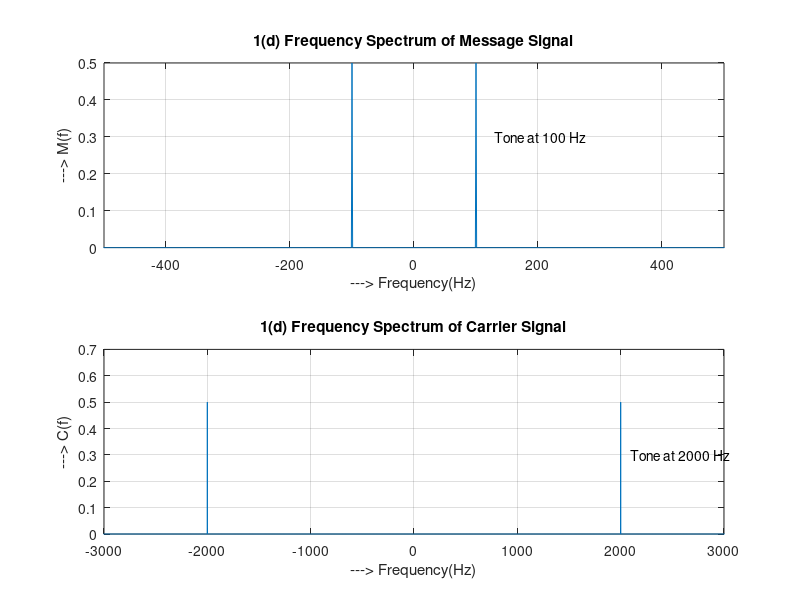

Recreate this plot in MATLAB.
clear all; close all; clc;

ka = 1;                     %Parameters
fm = 100;       fc = 2000;
Am = 1;         Ac = 1;
fs = 50000;                 %Sampling Frequency
df = 1;                     %frequency gap
t = [0:fs-1]*1/fs;          %Time vector

m_t = Am*cos(2*pi*fm*t);    %Message Signal
c_t = Ac*cos(2*pi*fc*t);    %Carrier signal

%<====== 1(d) ======>
fftM = fftshift(fft(m_t))/length(m_t);      %Find ffts of the signals
fftC = fftshift(fft(c_t))/length(c_t);

f = [-fs/2:fs/2-1]*df;

subplot(2, 1, 1);                           %Plot frequency spectrum
plot(f, abs(fftM));
xlabel('---> Frequency(Hz)');    ylabel('---> M(f)');
title('1(d) Frequency Spectrum of Message Signal');
text(130, 0.3, 'Tone at 100 Hz');
xlim([-500 500]);
grid on;

subplot(2, 1, 2);                           %Plot frequency spectrum
plot(f, abs(fftC));
xlabel('---> Frequency(Hz)');    ylabel('---> C(f)');
title('1(d) Frequency Spectrum of Carrier Signal');
text(2100, 0.3, 'Tone at 2000 Hz');
xlim([-3000 3000]);
grid on;
